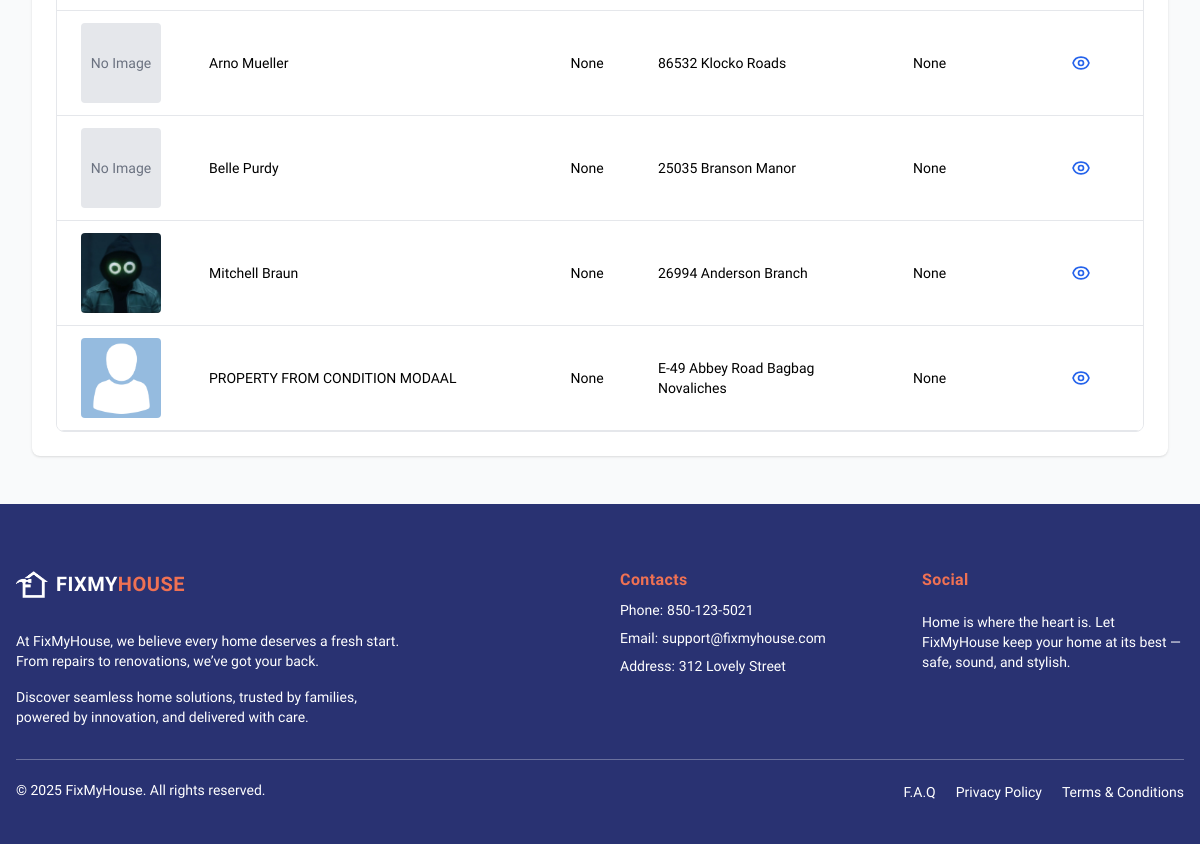
Before: /third_party/home/ (signed in, lower part) with the older database file.
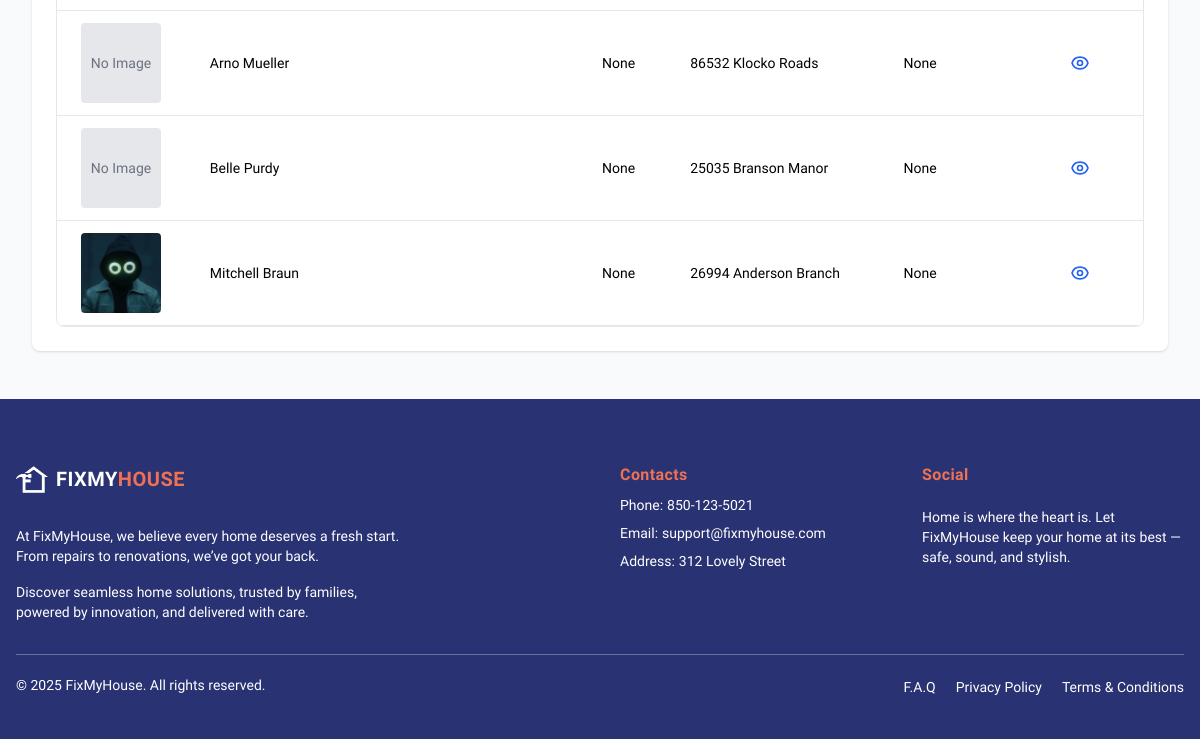
After: the same page with the newer database file.
### agent/models/propertyAgent.py (models this page shows, shortened)
class Property(models.Model):
    renter = models.ForeignKey(Renter, on_delete=models.SET_NULL, related_name='rent_property', null=True, blank=True)
    agent = models.ForeignKey(AgentRegister, on_delete=models.CASCADE, null=False, related_name='own_properties')
    property_id = models.CharField(max_length=100, blank=True, null=True)
    ref_number = models.CharField(max_length=100, blank=True, null=True)
    name = models.CharField(max_length=100, blank=True, null=True)
    floor_count = models.PositiveIntegerField(blank=True, null=True)
    state = models.CharField(max_length=100, blank=True, null=True)
    city = models.CharField(max_length=100, blank=True, null=True)
    address = models.TextField(blank=True, null=True)
    street = models.CharField(max_length=100, blank=True, null=True)
    house_number = models.CharField(max_length=20, blank=True, null=True)
    renter_name = models.CharField(max_length=100, blank=True, null=True)
    renter_contact = models.CharField(max_length=20, blank=True, null=True)
    key_number = models.CharField(max_length=20, blank=True, null=True)
    rent = models.DecimalField(max_digits=10, decimal_places=2, blank=True, null=True)
    postal_code = models.CharField(max_length=20, blank=True, null=True)
    created_at = models.DateTimeField(auto_now_add=True, blank=True, null=True)
    updated_at = models.DateTimeField(auto_now=True, blank=True, null=True)
    property_photo = models.ImageField(upload_to='property_photos/', blank=True, null=True)
    condition_report = models.ImageField(upload_to='condition_reports/', blank=True, null=True)
    lease_start = models.DateField()
    lease_end = models.DateField()
    is_active = models.BooleanField(null=True, blank=True, default=True)
    STATUS_CHOICES = [
        ('occupied', 'Occupied'),
        ('vacant', 'Vacant'),
    ]
    status = models.CharField(max_length=10, choices=STATUS_CHOICES, default='vacant')
    property_manager = models.ForeignKey(
        AgentRegister,
        on_delete=models.SET_NULL,
        null=True,
        blank=True,
        related_name="properties"
    )

### thirdparty/views.py (the view)
# urls.py: path('home/', views.thirdparty_home, name='thirdparty_home'),
@login_required
def thirdparty_home(request):
    renters = Renter.objects.all()
    properties = Property.objects.all()
    traders = TraderRegistration.objects.all()
    agents = AgentRegister.objects.all()
    users_count = User.objects.count()
    properties_count = Property.objects.count()
    agents_count = AgentRegister.objects.count()
    traders_count = TraderRegistration.objects.count()
    reports_count = ConditionReport.objects.count()  # only if this exists
    context = {
        'renters': renters,
        'properties': properties,
        'traders': traders,
        'agents': agents,
        'users_count': users_count,
        'properties_count': properties_count,
        'agents_count': agents_count,
        'traders_count': traders_count,
        'reports_count': reports_count,  # optional
    }
    return render(request, 'thirdparty/welcome.html', context)

### trader/context_processors.py (called while the page is built)
def notifications_context(request):
    if request.user.is_authenticated:
        unread_qs = get_unread_notifications(request.user)
        return {
            "unread_count": unread_qs.count(),
            "unread_notifications": unread_qs[:5],  # show latest 5
        }
    return {}

### trader/views/traderNotification.py (called while the page is built)
def get_unread_notifications(user):
    try:
        return TraderNotification.objects.filter(
            trader_id__user=user,
            seen=False
        ).order_by("-created_at")
    except Exception as e:
        logger.error(f"Error fetching notifications! {e}")
        return TraderNotification.objects.none()

### thirdparty/templates/thirdparty/welcome.html (shortened to what this page needs)
<!DOCTYPE html>
<html lang="en">
<head>
  <script src="https://cdn.tailwindcss.com"></script>
</head>
{% load static %}
<body class="bg-gray-50 min-h-screen pb-24 md:pb-0">
  <section class="bg-white mx-4 sm:mx-8 my-12 p-5 sm:p-6 rounded-lg shadow">
    <div id="tab-properties" class="tab-content">
      {% if properties %}
        <div class="overflow-x-auto scroll-x rounded-lg border">
          <table class="min-w-full bg-white text-xs sm:text-sm">
            <tbody>
              {% for property in properties %}
                <tr class="border-b hover:bg-gray-50">
                  <td class="py-2 px-3 sm:py-3 sm:px-6">
                    {% if property.property_photo %}
                      <img src="{{ property.property_photo.url }}" alt="Property Image"
                           class="w-16 h-16 sm:w-20 sm:h-20 object-cover rounded cursor-pointer"
                           onclick="openImageModal('{{ property.id }}')">
                    {% else %}
                      <div class="w-16 h-16 sm:w-20 sm:h-20 bg-gray-200 rounded flex items-center justify-center text-gray-500">
                        No Image
                      </div>
                    {% endif %}
                  </td>
                  <td class="py-2 px-3 sm:py-3 sm:px-6 font-medium">{{ property.name }}</td>
                  <td class="py-2 px-3 sm:py-3 sm:px-6">{{ property.floor_count }}</td>
                  <td class="py-2 px-3 sm:py-3 sm:px-6">{{ property.address }}</td>
                  <td class="py-2 px-3 sm:py-3 sm:px-6">{{ property.state }}</td>
                  <td class="py-2 px-3 sm:py-3 sm:px-6">
                    <a href="#" class="text-blue-600 hover:text-blue-800">
                      <svg class="h-5 w-5" fill="none" viewBox="0 0 24 24" stroke="currentColor">
                        <path stroke-linecap="round" stroke-linejoin="round" stroke-width="2" d="M15 12a3 3 0 11-6 0 3 3 0 016 0z M2.458 12C3.732 7.943 7.523 5 12 5c4.478 0 8.268 2.943 9.542 7-1.274 4.057-5.064 7-9.542 7-4.477 0-8.268-2.943-9.542-7z" />
                      </svg>
                    </a>
                  </td>
                </tr>
              {% endfor %}
            </tbody>
          </table>
        </div>
      {% else %}
        <p class="text-gray-600 py-4">No properties listed yet.</p>
      {% endif %}
    </div>
  </section>
  {% include 'renter/home/footer.html' %}
</body>
</html>

Changed rows visible on the page:
removed Property: property_photo (placeholder picture), name "PROPERTY FROM CONDITION MODAAL", floor_count "None", address "E-49 Abbey Road Bagbag Novaliches", state "None"
